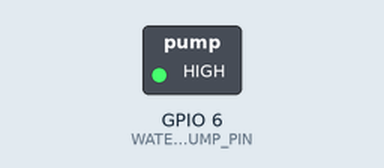
A program run on a simulated Raspberry Pi (BCM pin numbers). On the bench: switched loads named in the program (green lamp = pin HIGH). What the program prints to the terminal is not drawn. At 3.0 s the program stops and its outputs stay as they are.

Above: at 0.1 s.
At 3.1 s:
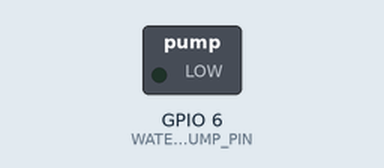
Timing chart, 0 to 4.5 s (numbered marks = the images above):
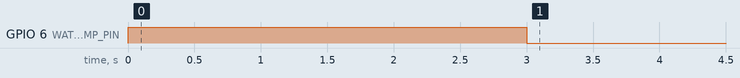

The program:

20260622_watering_unit_test.py
```python
import RPi.GPIO as GPIO
import time

WATER_PUMP_PIN = 6
#↑GroveHatのD5は物理？5番ピンと6番ピンがセットになっている。
#  背面シール確認した所PUMPは6番になる。INで1でポンプON、0でポンプOFF
#  5番がOUTでセンサー

GPIO.setmode(GPIO.BCM)
GPIO.setup(WATER_PUMP_PIN, GPIO.OUT)
#↑入出力の01信号をポンプに出すのでOUT

try:
	print('水ポンプを起動します...')
	GPIO.output(WATER_PUMP_PIN, GPIO.HIGH)
	time.sleep(3)
	#ポンプは空回しし過ぎると痛む為3秒で終了。
	GPIO.output(WATER_PUMP_PIN, GPIO.LOW)
finally:
	print('水ポンプテストを終了し、ピンを解放します。')
	GPIO.cleanup()
'''2026年6月22日15時56分
水ポンプを起動します...
水ポンプテストを終了し、ピンを解放します。
無事ポンプの起動に成功。
'''
```

Measured:
- by itself, GPIO 6 (WATER_PUMP_PIN): LOW → HIGH at 0.00 s, → LOW 3.0 s later
